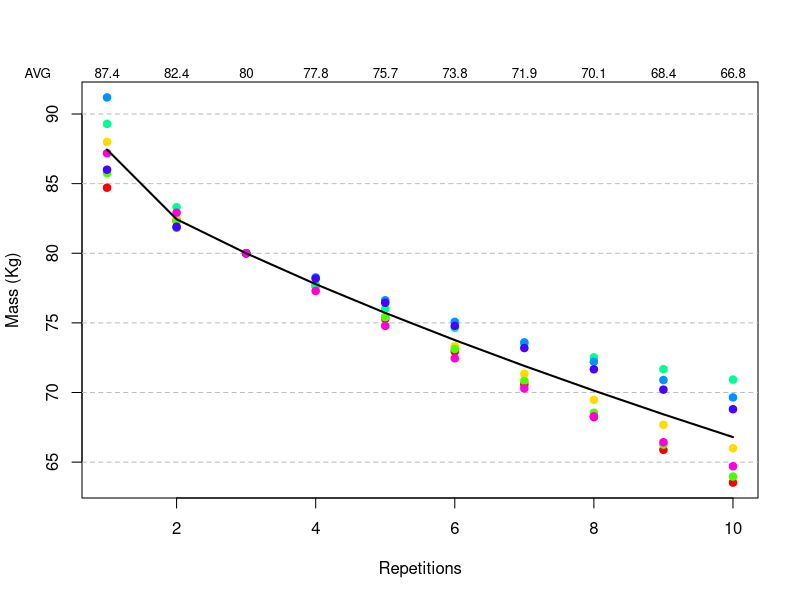

Write R code to recreate this figure. (Note: this script raises an error after producing the figure.)
# 
#  This file is part of ChronoJump
# 
#  ChronoJump is free software; you can redistribute it and/or modify
#   it under the terms of the GNU General Public License as published by
#    the Free Software Foundation; either version 2 of the License, or   
#     (at your option) any later version.
#     
#  ChronoJump is distributed in the hope that it will be useful,
#   but WITHOUT ANY WARRANTY; without even the implied warranty of
#    MERCHANTABILITY or FITNESS FOR A PARTICULAR PURPOSE.  See the 
#     GNU General Public License for more details.
# 
#  You should have received a copy of the GNU General Public License
#   along with this program; if not, write to the Free Software
#    Foundation, Inc., 59 Temple Place, Suite 330, Boston, MA  02111-1307  USA
# 
#   Copyright (C) 2004-2015  	Xavier de Blas <xaviblas@gmail.com> 
#   Copyright (C) 2015   	Xavier Padullés <x.padulles@gmail.com>
# 
 
RMIndirect <- function(Q, nrep, nRM) {
#Q = load in Kg
#nrep = number of maximum repetitions
#n = the number of nRM you want to know

        rm = matrix(rep(c(0,0,0,0,0,0,0,0), nRM), ncol=8)
        colnames(rm) = c("Brzycki", "Epley", "Lander", "Lombardi", "Mayhew", "Oconner", "Wathan", "AVG")
        rm = as.data.frame(rm)
        rm[1,1] = Q * (36 / (37 - nrep))                                    #Brzycki
        rm[1,2] = Q * (1 + 0.0333  *  nrep)                                 #Epley
        rm[1,3] = (100 * Q) / (101.3 - 2.67123 * nrep)                      #Lander   
        rm[1,4] = Q * nrep^0.1                                              #Lombardi
        rm[1,5] = (100 * Q) / (52.2 + (41.9 * exp(-0.055 * nrep)))          #Mayhew
        rm[1,6] = Q * (1 + 0.025 * nrep)                                    #O'Conner
        rm[1,7] = (100 * Q) / (48.8 + (53.8 * exp(-0.075 * nrep)))          #Wathan
	rm[1,8] = mean(as.numeric(rm[1,1:7]))

	if(nRM < 2) return(rm)
        for(i in 2:nRM) {
                rm[i,1] = rm[1,1] * (37 - i) / 36                           #Brzycki
                rm[i,2] = rm[1,2] / (1 + (i / 30))                          #Epley
                rm[i,3] = rm[1,3] * (101.3 - 2.67123 * i) / 100             #Lander
                rm[i,4] = rm[1,4] / (i ^ (1 / 10))                          #Lombardi
                rm[i,5] = rm[1,5] * (52.2 + (41.9 * exp(-1 * (i * 0.055)))) / 100       #Mayhew
                rm[i,6] = rm[1,6] / (1 + i * 0.025)                         #O'Conner
                rm[i,7] = rm[1,7]* (48.8 + (53.8 * exp(-1 * (i * 0.075)))) / 100        #Wathan
		rm[i,8] = mean(as.numeric(rm[i,1:7]))
                }
        return(rm)
}

plotRMIndirect <- function (RMIMatrix) 
{
	nrep = length(RMIMatrix[,1])

	ntests = length(RMIMatrix[1,]) -1 #-1 because we don't count the AVG
	uniqueColors=rainbow(ntests)

	#a) create an empty plot; b) create grid; c) draw all points except AVG; d) draw AVG line

	plot(1, xlim=c(1,nrep),ylim=c(min(RMIMatrix),max(RMIMatrix)), type="n",
	     xlab="Repetitions", ylab="Mass (Kg)")					#a)

	abline(h=seq(0,max(RMIMatrix),by=5), lty=2, col="gray")				#b)

	for(i in 1:ntests)
		lines(RMIMatrix[,i], type="p", pch=19, col=uniqueColors[i])		#c)

	lines(RMIMatrix$AVG, type="l", lwd=2)						#d)

	#AVGs on top. Note ntests is the AVG column
	for(i in 1:nrep)
		mtext(round(RMIMatrix[i,(ntests+1)],1), side=3, at=i, adj=0.5, cex=.8)
	mtext("AVG", side=3, at=0, adj=.5, cex=.8)

	legend("topright", legend=names(x), col=c(uniqueColors,"Black"), lwd=1, 
	       lty=c(rep(0,ntests),1), pch=c(rep(19,ntests),NA), cex=.8, bg="White") #legend
}

#Example
plotRMIndirect(RMIndirect(80,3,10))
